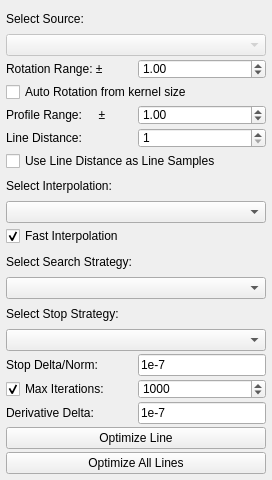
<?xml version="1.0" encoding="UTF-8"?>
<ui version="4.0">
 <class>PrecisionOptimizer</class>
 <widget class="QMainWindow" name="PrecisionOptimizer">
  <property name="enabled">
   <bool>true</bool>
  </property>
  <property name="geometry">
   <rect>
    <x>0</x>
    <y>0</y>
    <width>272</width>
    <height>480</height>
   </rect>
  </property>
  <property name="sizePolicy">
   <sizepolicy hsizetype="Fixed" vsizetype="Fixed">
    <horstretch>0</horstretch>
    <verstretch>0</verstretch>
   </sizepolicy>
  </property>
  <property name="minimumSize">
   <size>
    <width>0</width>
    <height>0</height>
   </size>
  </property>
  <property name="maximumSize">
   <size>
    <width>272</width>
    <height>480</height>
   </size>
  </property>
  <property name="baseSize">
   <size>
    <width>197</width>
    <height>387</height>
   </size>
  </property>
  <property name="windowTitle">
   <string>Line Precision Optimizer</string>
  </property>
  <widget class="QWidget" name="widget_main">
   <property name="sizePolicy">
    <sizepolicy hsizetype="Preferred" vsizetype="Preferred">
     <horstretch>0</horstretch>
     <verstretch>0</verstretch>
    </sizepolicy>
   </property>
   <layout class="QVBoxLayout" name="verticalLayout">
    <property name="spacing">
     <number>3</number>
    </property>
    <property name="leftMargin">
     <number>6</number>
    </property>
    <property name="topMargin">
     <number>6</number>
    </property>
    <property name="rightMargin">
     <number>6</number>
    </property>
    <property name="bottomMargin">
     <number>6</number>
    </property>
    <item>
     <widget class="QLabel" name="label_data_source">
      <property name="text">
       <string>Select Source:</string>
      </property>
     </widget>
    </item>
    <item>
     <widget class="QComboBox" name="cb_data_source">
      <property name="enabled">
       <bool>false</bool>
      </property>
      <property name="sizePolicy">
       <sizepolicy hsizetype="Preferred" vsizetype="Fixed">
        <horstretch>0</horstretch>
        <verstretch>0</verstretch>
       </sizepolicy>
      </property>
     </widget>
    </item>
    <item>
     <layout class="QHBoxLayout" name="layout_range_rot">
      <item>
       <widget class="QLabel" name="label_range_rot">
        <property name="text">
         <string>Rotation Range: ±</string>
        </property>
       </widget>
      </item>
      <item>
       <widget class="QDoubleSpinBox" name="spin_range_rot">
        <property name="minimumSize">
         <size>
          <width>0</width>
          <height>20</height>
         </size>
        </property>
        <property name="maximumSize">
         <size>
          <width>16777215</width>
          <height>20</height>
         </size>
        </property>
        <property name="maximum">
         <double>180.000000000000000</double>
        </property>
        <property name="singleStep">
         <double>1.000000000000000</double>
        </property>
        <property name="value">
         <double>1.000000000000000</double>
        </property>
       </widget>
      </item>
     </layout>
    </item>
    <item>
     <widget class="QCheckBox" name="chb_auto_rot">
      <property name="toolTip">
       <string>Auto-compute rotation range from the detector's gradient kernel size: ±atan(1 / ⌊kernel_size/2⌋)°</string>
      </property>
      <property name="text">
       <string>Auto Rotation from kernel size</string>
      </property>
     </widget>
    </item>
    <item>
     <layout class="QHBoxLayout" name="layout_range_profile">
      <item>
       <widget class="QLabel" name="label_range_trans">
        <property name="text">
         <string>Profile Range:     ±</string>
        </property>
       </widget>
      </item>
      <item>
       <widget class="QDoubleSpinBox" name="spin_range_prof">
        <property name="minimumSize">
         <size>
          <width>0</width>
          <height>20</height>
         </size>
        </property>
        <property name="maximumSize">
         <size>
          <width>16777215</width>
          <height>20</height>
         </size>
        </property>
        <property name="maximum">
         <double>99.000000000000000</double>
        </property>
        <property name="singleStep">
         <double>1.000000000000000</double>
        </property>
        <property name="value">
         <double>1.000000000000000</double>
        </property>
       </widget>
      </item>
     </layout>
    </item>
    <item>
     <layout class="QHBoxLayout" name="layout_line_samples">
      <item>
       <widget class="QLabel" name="label_profile_y_steps">
        <property name="text">
         <string>Line Distance:</string>
        </property>
       </widget>
      </item>
      <item>
       <widget class="QSpinBox" name="spin_line_dist">
        <property name="minimumSize">
         <size>
          <width>0</width>
          <height>20</height>
         </size>
        </property>
        <property name="maximumSize">
         <size>
          <width>16777215</width>
          <height>20</height>
         </size>
        </property>
        <property name="minimum">
         <number>1</number>
        </property>
        <property name="maximum">
         <number>1000</number>
        </property>
        <property name="value">
         <number>1</number>
        </property>
       </widget>
      </item>
     </layout>
    </item>

    <item>
     <widget class="QCheckBox" name="chb_line_samples">
      <property name="text">
       <string>Use Line Distance as Line Samples</string>
      </property>
     </widget>
    </item>
    <item>
     <widget class="QLabel" name="label_profile_interp">
      <property name="text">
       <string>Select Interpolation:</string>
      </property>
     </widget>
    </item>
    <item>
     <widget class="QComboBox" name="cb_profile_interp">
      <property name="currentText">
       <string/>
      </property>
     </widget>
    </item>
    <item>
     <widget class="QCheckBox" name="chb_fast_interp">
      <property name="text">
       <string>Fast Interpolation</string>
      </property>
      <property name="checked">
       <bool>true</bool>
      </property>
     </widget>
    </item>
    <item>
     <widget class="QLabel" name="label_search">
      <property name="text">
       <string>Select Search Strategy:</string>
      </property>
     </widget>
    </item>
    <item>
     <widget class="QComboBox" name="cb_search"/>
    </item>
    <item>
     <widget class="QLabel" name="label_stop">
      <property name="text">
       <string>Select Stop Strategy:</string>
      </property>
     </widget>
    </item>
    <item>
     <widget class="QComboBox" name="cb_stop"/>
    </item>
    <item>
     <layout class="QHBoxLayout" name="layout_stop_delta" stretch="1,1">
      <item>
       <widget class="QLabel" name="label_stop_delta">
        <property name="text">
         <string>Stop Delta/Norm:</string>
        </property>
       </widget>
      </item>
      <item>
       <widget class="QLineEdit" name="edit_stop_delta">
        <property name="text">
         <string>1e-7</string>
        </property>
       </widget>
      </item>
     </layout>
    </item>
    <item>
     <layout class="QHBoxLayout" name="layout_max_iter">
      <item>
       <widget class="QCheckBox" name="chb_max_iter">
        <property name="text">
         <string>Max Iterations:</string>
        </property>
        <property name="checked">
         <bool>true</bool>
        </property>
       </widget>
      </item>
      <item>
       <widget class="QSpinBox" name="spin_max_iter">
        <property name="enabled">
         <bool>true</bool>
        </property>
        <property name="minimumSize">
         <size>
          <width>0</width>
          <height>20</height>
         </size>
        </property>
        <property name="maximumSize">
         <size>
          <width>16777215</width>
          <height>20</height>
         </size>
        </property>
        <property name="minimum">
         <number>1</number>
        </property>
        <property name="maximum">
         <number>10000</number>
        </property>
        <property name="value">
         <number>1000</number>
        </property>
       </widget>
      </item>
     </layout>
    </item>
    <item>
     <layout class="QHBoxLayout" name="layout_deri_delta" stretch="1,1">
      <item>
       <widget class="QLabel" name="label_deri_delta">
        <property name="text">
         <string>Derivative Delta:</string>
        </property>
       </widget>
      </item>
      <item>
       <widget class="QLineEdit" name="edit_deri_delta">
        <property name="text">
         <string>1e-7</string>
        </property>
       </widget>
      </item>
     </layout>
    </item>
    <item>
     <widget class="QPushButton" name="pb_line">
      <property name="enabled">
       <bool>true</bool>
      </property>
      <property name="text">
       <string>Optimize Line</string>
      </property>
     </widget>
    </item>
    <item>
     <widget class="QPushButton" name="pb_all">
      <property name="enabled">
       <bool>true</bool>
      </property>
      <property name="text">
       <string>Optimize All Lines</string>
      </property>
     </widget>
    </item>
   </layout>
  </widget>
 </widget>
 <resources/>
 <connections>
  <connection>
   <sender>chb_max_iter</sender>
   <signal>clicked()</signal>
   <receiver>PrecisionOptimizer</receiver>
   <slot>updateMaxIter()</slot>
   <hints>
    <hint type="sourcelabel">
     <x>57</x>
     <y>294</y>
    </hint>
    <hint type="destinationlabel">
     <x>4</x>
     <y>306</y>
    </hint>
   </hints>
  </connection>
  <connection>
   <sender>pb_line</sender>
   <signal>clicked()</signal>
   <receiver>PrecisionOptimizer</receiver>
   <slot>optimizeLine()</slot>
   <hints>
    <hint type="sourcelabel">
     <x>143</x>
     <y>339</y>
    </hint>
    <hint type="destinationlabel">
     <x>194</x>
     <y>318</y>
    </hint>
   </hints>
  </connection>
  <connection>
   <sender>pb_all</sender>
   <signal>clicked()</signal>
   <receiver>PrecisionOptimizer</receiver>
   <slot>optimizeAllLines()</slot>
   <hints>
    <hint type="sourcelabel">
     <x>170</x>
     <y>372</y>
    </hint>
    <hint type="destinationlabel">
     <x>193</x>
     <y>368</y>
    </hint>
   </hints>
  </connection>
 </connections>
 <slots>
  <slot>updateMaxIter()</slot>
  <slot>optimizeLine()</slot>
  <slot>optimizeAllLines()</slot>
  <slot>updateAutoRotation()</slot>
 </slots>
</ui>
